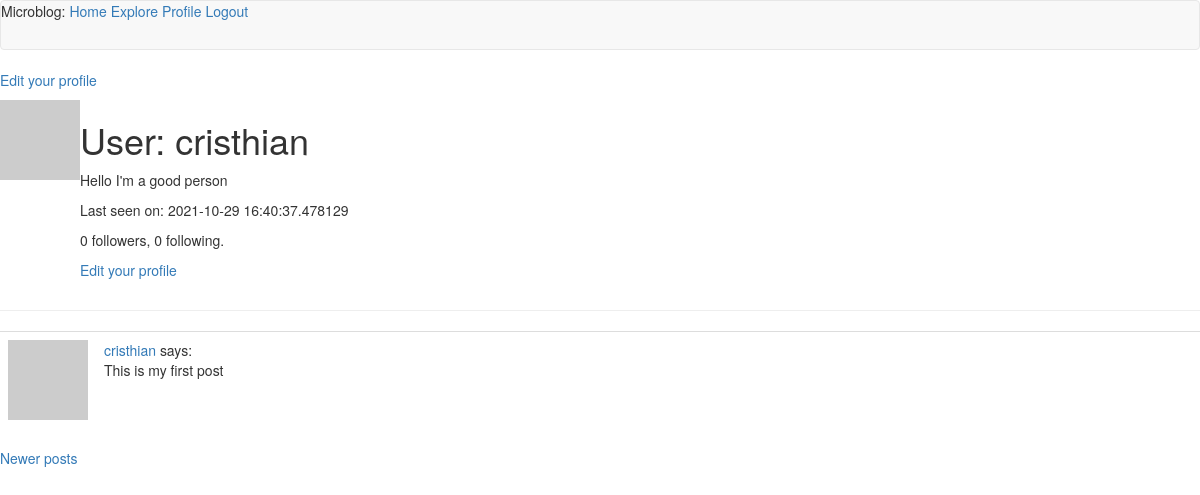
Screenshot of /userProfile/cristhian?page=2 (signed in) with the database file from the repository.
### app/models.py (models this page shows, shortened)
class User(UserMixin, db.Model):
    id = db.Column(db.Integer, primary_key=True)
    username = db.Column(db.String(64), index=True, unique=True)
    email = db.Column(db.String(120), index=True, unique=True)
    password_hash = db.Column(db.String(128))
    posts = db.relationship('Post', backref='author', lazy='dynamic')
    about_me = db.Column(db.String(140))
    last_seen = db.Column(db.DateTime, default=datetime.utcnow)
    followed = db.relationship(
        'User', secondary=followers,
        primaryjoin=(followers.c.follower_id == id),
        secondaryjoin=(followers.c.followed_id == id),
        backref=db.backref('followers', lazy='dynamic'), lazy='dynamic')
    def avatar(self, size=80):
        return f'https://gravatar.com/avatar/asd?d=mp&s={size}'

class Post(db.Model):
    id = db.Column(db.Integer, primary_key=True)
    body = db.Column(db.String(140))
    timestamp = db.Column(db.DateTime, index=True, default=datetime.utcnow) # Pass the function no result of it
    user_id = db.Column(db.Integer, db.ForeignKey('user.id'))

### app/routes.py (the view)
@app.route('/userProfile/<username>')
@login_required
def userProfile(username):
    user = User.query.filter_by(username=username).first_or_404()
    page = request.args.get('page', 1, type=int)
    posts = user.posts.order_by(Post.timestamp.desc()).paginate(
        page, app.config['POSTS_PER_PAGE'], False)
    next_url = url_for('userProfile', username=user.username, page=posts.next_num) \
        if posts.has_next else None
    prev_url = url_for('userProfile', username=user.username, page=posts.prev_num) \
        if posts.has_prev else None
    form = EmptyForm()
    return render_template('user.html', user=user, posts=posts.items,
                           next_url=next_url, prev_url=prev_url, form=form)

### app/models.py (called while the page is built)
@login.user_loader
def load_user(id):
    return User.query.get(int(id))

### app/routes.py (called while the page is built)
@app.before_request
def before_request():
    if current_user.is_authenticated:
        current_user.last_seen = datetime.utcnow()
        db.session.commit()

### app/templates/user.html (shortened to what this page needs)
{% extends "base.html" %}
{% block content %}
    <table>
        <tr valign="top">
            <td><img src="{{ user.avatar(128) }}"></td>
            <td>
                <h1>User: {{ user.username }}</h1>
                {% if user.about_me %}<p>{{ user.about_me }}</p>{% endif %}
                {% if user.last_seen %}<p>Last seen on: {{ user.last_seen }}</p>{% endif %}
                <p>{{ user.followers.count() }} followers, {{ user.followed.count() }} following.</p>
                {% if user == current_user %}
                <p><a href="{{ url_for('edit_profile') }}">Edit your profile</a></p>
                {% endif %}
            </td>
            {% if user == current_user %}
            <p><a href="{{ url_for('edit_profile') }}">Edit your profile</a></p>
            {% endif %}
        </tr>
    </table>
    <hr>
    {% for post in posts %}
        {% include '_post.html' %}
    {% endfor %}
    {% if prev_url %}
        <a href="{{ prev_url }}">Newer posts</a>
    {% endif %}
{% endblock %}

### app/templates/_post.html
<table class="table table-hover">
    <tr>
        <td width="70px">
            <a href="{{ url_for('userProfile', username=post.author.username) }}">
                <img src="{{ post.author.avatar(70) }}" />
            </a>
        </td>
        <td>
            <a href="{{ url_for('userProfile', username=post.author.username) }}">
                {{ post.author.username }}
            </a>
            says:
            <br>
            {{ post.body }}
        </td>
    </tr>
</table>

### rows the page displays
User: username "cristhian", about_me "Hello I'm a good person", last_seen "2021-10-29 16:40:37.478129"
Post: author.username "cristhian", body "This is my first post"

### other values shown
{{ user.followers.count() }} "0"
{{ user.followed.count() }} "0"
